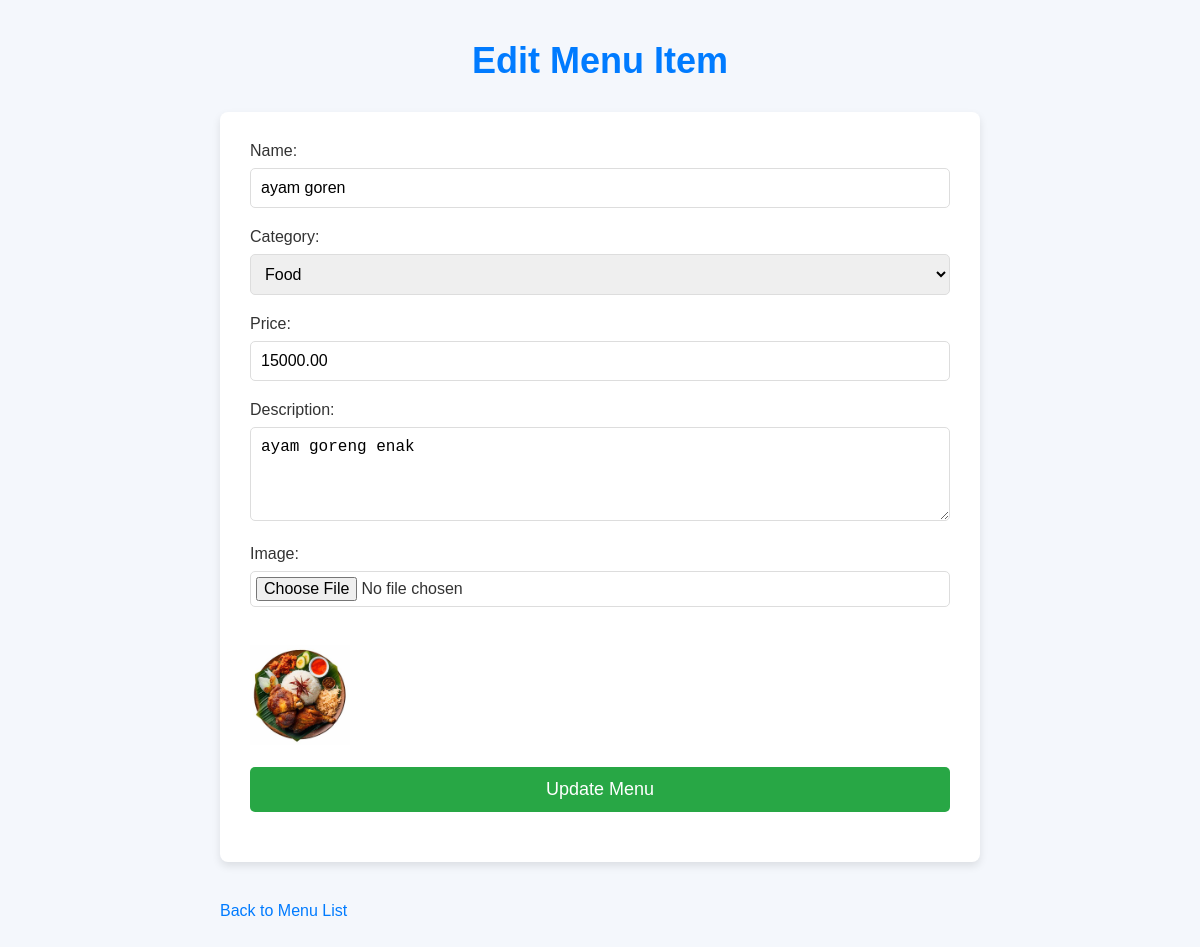
/pages/admin/menu/edit_menu.php?id=1 (signed in), run on the app's committed database.
### tables this page shows
CREATE TABLE `menu_items` (
  `id` int(11) NOT NULL,
  `name` varchar(255) NOT NULL,
  `category` enum('food','beverage','dessert') NOT NULL,
  `price` decimal(10,2) NOT NULL,
  `description` text DEFAULT NULL,
  `image` varchar(255) DEFAULT NULL,
  `created_at` timestamp NOT NULL DEFAULT current_timestamp(),
  `updated_at` timestamp NOT NULL DEFAULT current_timestamp() ON UPDATE current_timestamp()
);

### pages/admin/menu/edit_menu.php (the view, shortened to what this page needs)
<?php
include('../../../includes/db.php');
$id = $_GET['id'];
$query = "SELECT * FROM menu_items WHERE id = $id";
$result = mysqli_query($conn, $query);
$menu = mysqli_fetch_assoc($result);
?>
<!DOCTYPE html>
<html lang="en">
<head>
</head>
<body>
    <h1>Edit Menu Item</h1>
    <form action="edit_menu.php?id=<?php echo $id; ?>" method="POST" enctype="multipart/form-data">
        <label for="name">Name:</label>
        <input type="text" id="name" name="name" value="<?php echo $menu['name']; ?>" required>
        <label for="category">Category:</label>
        <select id="category" name="category" required>
            <option value="food" <?php if ($menu['category'] == 'food') echo 'selected'; ?>>Food</option>
        </select>
        <label for="price">Price:</label>
        <input type="number" id="price" name="price" value="<?php echo $menu['price']; ?>" step="0.01" required>
        <label for="description">Description:</label>
        <textarea id="description" name="description" rows="4" placeholder="Enter description..."><?php echo $menu['description']; ?></textarea>
        <label for="image">Image:</label>
        <input type="file" id="image" name="image"><br><br>
        <img src="../../../public/assets/img/<?php echo $menu['image']; ?>" alt="Current Menu Image" width="100"><br><br>
        <input type="submit" name="submit" value="Update Menu">
    </form>
    <a href="menu.php" style="color: #007BFF; text-decoration: none;">Back to Menu List</a>
</body>
</html>

### pages/admin/menu/edit_menu.php (style rules this page uses)
* { margin: 0; padding: 0; box-sizing: border-box; }
body { font-family: 'Arial', sans-serif; background-color: #f4f7fc; color: #333; padding: 40px 20px; max-width: 800px; margin: 0 auto; }
h1 { color: #007BFF; text-align: center; margin-bottom: 30px; font-size: 36px; }
form { background-color: #fff; padding: 30px; border-radius: 8px; box-shadow: 0 4px 8px rgba(0, 0, 0, 0.1); margin-bottom: 40px; }
label { font-size: 16px; margin-bottom: 8px; display: block; }
input, select, textarea { width: 100%; padding: 10px; font-size: 16px; border: 1px solid #ddd; border-radius: 5px; margin-bottom: 20px; box-sizing: border-box; }
input[type="file"] { padding: 5px; }
input[type="submit"] { background-color: #28a745; color: white; font-size: 18px; padding: 12px 20px; border: none; border-radius: 5px; cursor: pointer; transition: background-color 0.3s ease; }

### data on the page
menu_items: name "ayam goren", category "Food", price "15000.00", description "ayam goreng enak", image (picture)
